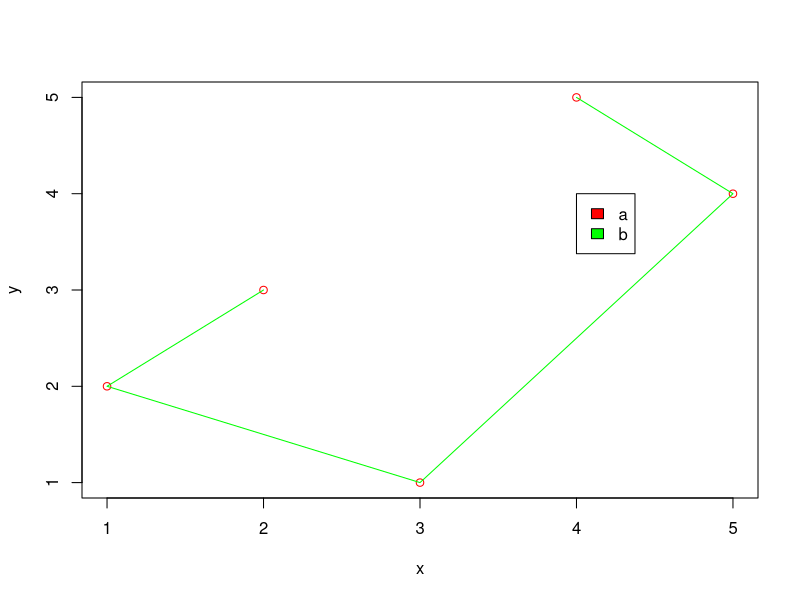
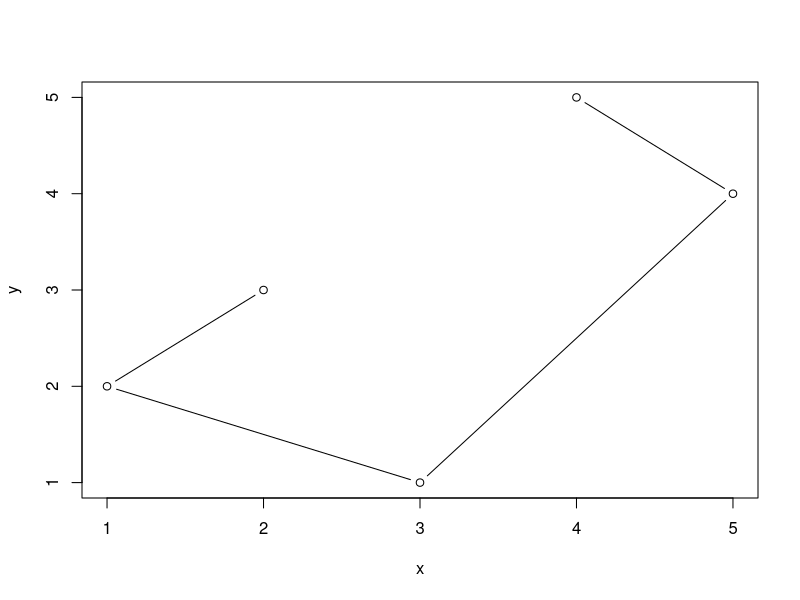

Write the R code that produced these figures, in order.
#14a)	Add legend to plot
x=c(2,1,3,5,4)
y=c(3,2,1,4,5)
z=c(5,4,2,3,1)
plot(x,y,col="red")
lines(x,y,col="green")
legend(4,4,legend=c("a","b"),fill=c("red","green"))

#14b	Change height and width of plot layout
x=c(2,1,3,5,4)
y=c(3,2,1,4,5)
dev.new(width=20,height=10,unit="in")
plot(x,y,type="b")

#14c)	Calculate mean, median, mode, standard deviation
x=c(2,3,1,4,2,5,6,1,2,8)
mean(x)
median(x)
sort(-table(x))[1]
sd(x)
